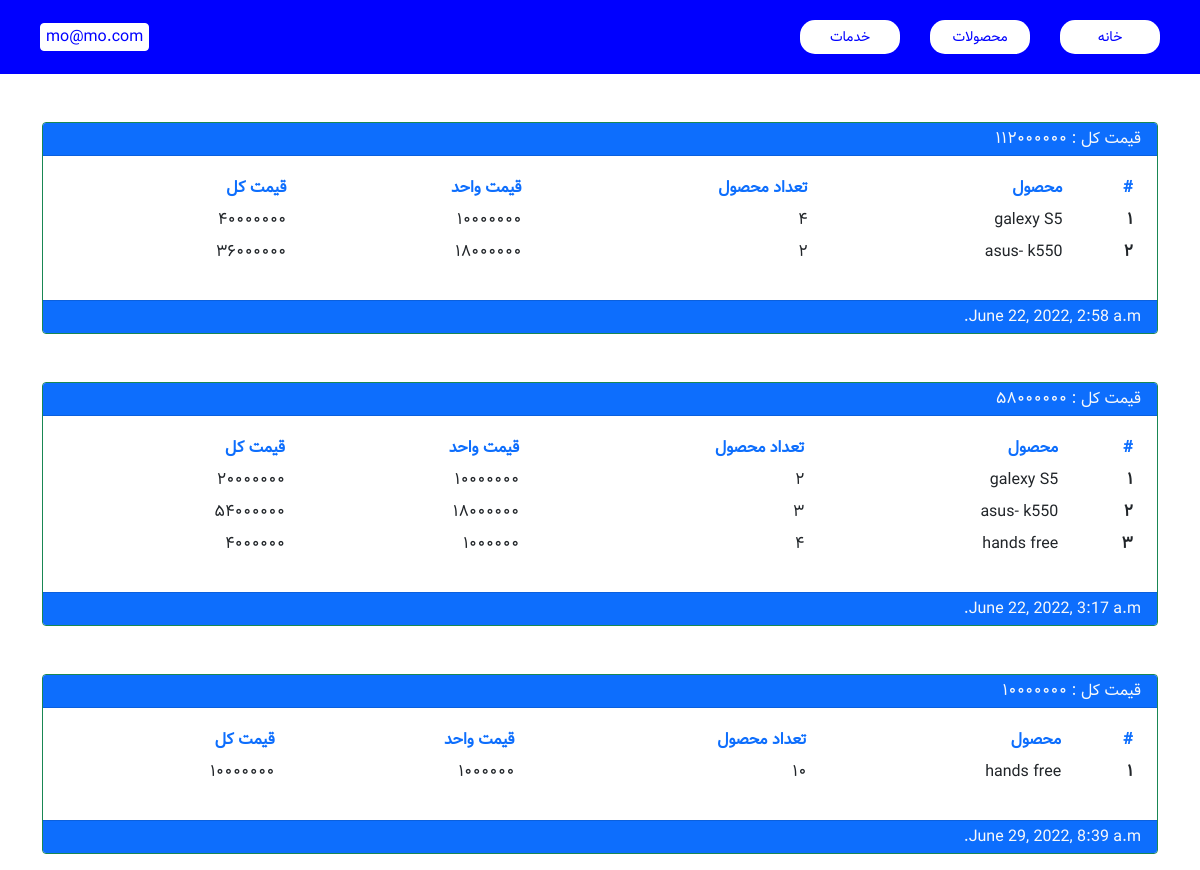
/pay/pay_list/ (signed in), run on the app's committed database.
### accounts/models.py (models this page shows, shortened)
class Customer(AbstractBaseUser):
    email = models.EmailField(
        verbose_name='user email address',
        max_length=255,
        unique=True,
    )
    is_active = models.BooleanField(
        verbose_name="active",
        default=True
    )
    is_staff = models.BooleanField(
        verbose_name="staff",
        default=False
    )
    is_admin = models.BooleanField(
        verbose_name="admin",
        default=False
    )
    USERNAME_FIELD = 'email'
    objects = MyUserManager()

### products/models.py (models this page shows, shortened)
class Product(models.Model):
    category = models.ForeignKey(
        Category,
        related_name='products',
        on_delete=models.SET_NULL,
        null=True,
        verbose_name=_("category")
    )
    name = models.CharField(_("name"), max_length=255)
    discription = models.TextField(_("discription"), max_length=2047)
    price = models.PositiveBigIntegerField(_("price"), null=True)
    quentity = models.IntegerField(_("quentity"), null=True)
    valid_order_number = models.PositiveSmallIntegerField(default=1)
    created = models.DateTimeField(_("created"), auto_now_add=True)
    updated = models.DateTimeField(_("updated"), auto_now=True)
    class Meta:
        verbose_name = _("product")
        verbose_name_plural = _("products")

### pay/models.py (models this page shows, shortened)
class Pay(models.Model):
    total_price = models.PositiveBigIntegerField(null=True)
    order = models.OneToOneField(
        'orders.Order',
        on_delete=models.PROTECT,
        related_name="pay",
        verbose_name=_("order")
    )
    created = models.DateTimeField(
        verbose_name=_("creation time"),
        auto_now_add=True
    )
    updated = models.DateTimeField(
        verbose_name=_("modification time"),
        auto_now=True
    )

### pay/views.py (the view)
# urls.py: path("pay_list/", views.ListPays.as_view(), name="pay_list"),
class ListPays(LoginRequiredMixin, generic.ListView):
    template_name: str = "pay/pay_list/index.html"
    def get_queryset(self):
        pays = Pay.objects.filter(
            order__user = self.request.user
        ).prefetch_related("order__items")
        items = []
        for pay in pays:
            item = {
                "total_price": pay.total_price,
                "created": pay.created,
                "cart_list": [
                    {
                        "product": cart.product,
                        "total_price": cart.total_item_cost,
                        "quentity": cart.quentity
                    }
                    for cart in pay.order.item_detail
                ]
            }
            items.append(item)
        return items

### cart/templatetags/persian.py (called while the page is built)
def get_persian_number(value):
    numbers = {
        "1": "۱",
        "2": "۲",
        "3": "۳",
        "4": "۴",
        "5": "۵",
        "6": "۶",
        "7": "۷",
        "8": "۸",
        "9": "۹",
        "0": "۰"
    }
    value_string = str(value)
    for number, value in numbers.items():
        value_string = value_string.replace(number, value)
    return value_string

### orders/models.py (called while the page is built)
    @property
    def item_detail(self):
        items = self.items.annotate(total_item_cost = F("quentity") * F("product__price"))
        return items

### pay/templates/pay/pay_list/index.html (shortened to what this page needs)
{% extends 'base.html' %}
{% load static %}
{% load persian %}
{% block style_link %}
    <link rel="stylesheet" href="{% static 'assets/css/navbar/navbar.css' %}">
{% endblock style_link %}
{% block navbar %}
    {% include 'partials/navbar/navbar.html' %}
{% endblock navbar %}
{% block body %}
{% if object_list %}
{% for pay in  object_list%}
<div class="container mt-5">
  <div class="card border-success mb-3">
    <div class="card-header bg-primary text-light">قیمت کل : {{pay.total_price | get_persian_number}}</div>
    <div class="card-body text-success">
      <table class="table table-hover">
        <thead>
          <tr class="text-primary">
            <th scope="col">#</th>
            <th scope="col">محصول</th>
            <th scope="col">تعداد محصول</th>
            <th scope="col">قیمت واحد</th>
            <th scope="col">قیمت کل</th>
          </tr>
        </thead>
        <tbody>
          {% for item in  pay.cart_list%}
          <tr>
            <th scope="row">{{forloop.counter | get_persian_number}}</th>
            <td>{{item.product.name}}</td>
            <td>{{item.quentity | get_persian_number}}</td>
            <td>{{item.product.price | get_persian_number}}</td>
            <td>{{item.total_price | get_persian_number}}</td>
          </tr>
          {% endfor %}
        </tbody>
      </table>
    </div>
    <div class="card-footer bg-primary text-light">{{pay.created}}</div>
  </div>
</div>
{% endfor %}
{% endif %}
{% endblock body %}

### templates/partials/navbar/navbar.html (shortened to what this page needs)
<div class="my-navbar">
    <div class="nav-container">
        <nav class="nav hide-menu" id="navbar-class">
            <ul class="">
                <li><a href="{% url 'home:home' %}" class="active">خانه</a></li>
                <li><a href="#">محصولات</a></li>
                <li><a href="#">خدمات</a></li>
            </ul>
        </nav>
        <div class="account-container">
            {% if user.is_authenticated %}
                <div class="email-bar">
                    {{user.email}}
                </div>
            {% else %}
                <a class="text-decoration-none btn-sm btn-light" href="{% url 'accounts:login' %}">ورود</a>
                <a class="text-decoration-none btn-sm btn-light" href="{% url 'accounts:register' %}">ثبت نام</a>
            {% endif %}
        </div>
    </div>
</div>

### static/assets/css/navbar/navbar.css (style rules this page uses)
.my-navbar { background-color: blue; }
.my-navbar .nav-container { color: white; display: flex; justify-content: space-between; align-items: center; padding: 20px 40px; }
.my-navbar .nav-container .nav ul { display: flex; justify-content: center; align-items: center; }
.my-navbar .nav-container .nav ul li { margin-left: 30px; text-align: center; width: 100px; }
.my-navbar .nav-container .nav ul li a { font-size: 14px; text-decoration: none; padding: 10px; border-radius: 15px; color: blue; background-color: white; display: inline-block; width: 100%; }
.my-navbar { position: relative; }
.my-navbar .account-container { position: relative; }
.my-navbar .account-container .email-bar { border: 1px solid white; padding: 5px; border-radius: 4px; color: blue; background-color: white; cursor: pointer; }

### data on the page
Customer: email "mo@mo.com"
Product: product.name "galexy S5", quentity|get_persian_number "۴", product.price|get_persian_number "۱۰۰۰۰۰۰۰", total_price|get_persian_number "۴۰۰۰۰۰۰۰", quentity|get_persian_number "۲", total_price|get_persian_number "۲۰۰۰۰۰۰۰"
Product: product.name "asus- k550", quentity|get_persian_number "۲", product.price|get_persian_number "۱۸۰۰۰۰۰۰", total_price|get_persian_number "۳۶۰۰۰۰۰۰", quentity|get_persian_number "۳", total_price|get_persian_number "۵۴۰۰۰۰۰۰"
Pay: created "June 22, 2022, 2:58 a.m."
Product: product.name "hands free", quentity|get_persian_number "۴", product.price|get_persian_number "۱۰۰۰۰۰۰", total_price|get_persian_number "۴۰۰۰۰۰۰", quentity|get_persian_number "۱۰", total_price|get_persian_number "۱۰۰۰۰۰۰۰"
Pay: created "June 22, 2022, 3:17 a.m."
Pay: created "June 29, 2022, 8:39 a.m."

### other printed values
{{ pay.total_price | get_persian_number }} "۱۱۲۰۰۰۰۰۰" "۵۸۰۰۰۰۰۰" "۱۰۰۰۰۰۰۰"
